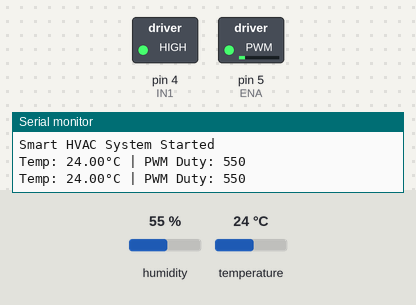
Recording of a sketch running on a simulated Arduino Uno, built with avr-gcc and run on an emulated ATmega328P. Parts: switched loads named in the sketch (green lamp = pin HIGH), the last lines printed to the serial monitor. The test bench sets the inputs (shaded band); at power-on: temperature 24 °C, humidity 55 %.

Above: at 2.8 s.
2.9 s: temperature set to 12 °C
At 4.7 s:
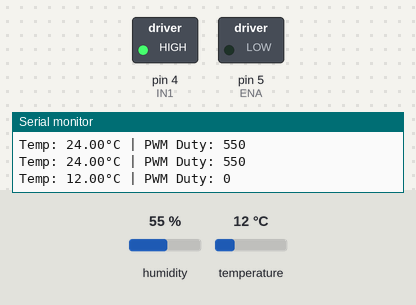
5.6 s: temperature set to 33 °C
At 7.1 s:
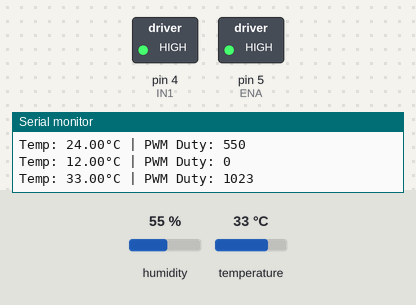
8.3 s: temperature set to 31 °C
11.3 s: temperature set to 28 °C
At 13.1 s:
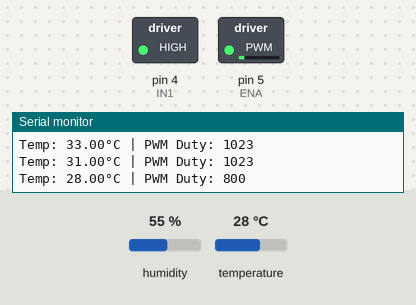
14.0 s: temperature set to 19 °C
At 15.5 s:
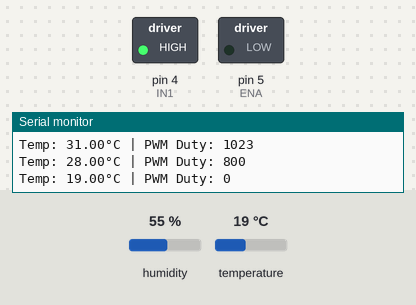
Timing chart, 0 to 17.0 s (numbered marks = the images above; inputs shaded):
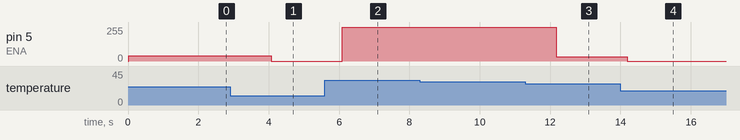

Measured:
- the behaviour switches between 30 and 29 °C on temperature (found by bisection; images 2 and 3)
- after the input at 2.9 s, pin 5 (ENA): 38/255 → 0/255 after 1.2 s
- after the input at 5.6 s, pin 5 (ENA): 0/255 → 255/255 after 0.50 s
- after the input at 11.3 s, pin 5 (ENA): 255/255 → 32/255 after 0.87 s
- after the input at 14.0 s, pin 5 (ENA): 32/255 → 0/255 after 0.19 s

The sketch:

HVAC.ino
```cpp
#include <DHT.h>

/* -------- DHT SETTINGS -------- */


/* -------- DHT SETTINGS -------- */
#define DHTPIN 13   // D7 - safe and free
#define DHTTYPE DHT11

DHT dht(DHTPIN, DHTTYPE);

/* -------- L298N PINS -------- */
#define ENA 5           // Was D1
#define IN1 4           // Was D2
#define IN2 0           // Was D3

void setup() {
  Serial.begin(115200);
  dht.begin();

  pinMode(IN1, OUTPUT);
  pinMode(IN2, OUTPUT);
  pinMode(ENA, OUTPUT);

  // Initialize motor state (Forward)
  digitalWrite(IN1, HIGH);
  digitalWrite(IN2, LOW);
  analogWrite(ENA, 0); // Start with fan off

  Serial.println("Smart HVAC System Started");
}

void loop() {
  float temp = dht.readTemperature();

  if (isnan(temp)) {
    Serial.println("Failed to read temperature!");
    delay(2000);
    return;
  }

  int speed;

  /* --- Improved Speed Logic --- */
  if (temp < 22) {
    speed = 0;       // Turn OFF if it's already cool
  }
  else if (temp < 26) {
    speed = 550;     // Low (Adjusted higher so the motor actually spins)
  }
  else if (temp < 30) {
    speed = 800;     // Medium
  }
  else {
    speed = 1023;    // Full Power
  }

  analogWrite(ENA, speed);

  Serial.print("Temp: ");
  Serial.print(temp);
  Serial.print("°C | PWM Duty: ");
  Serial.println(speed);

  delay(2000); // Wait 2 seconds between readings
}
```
